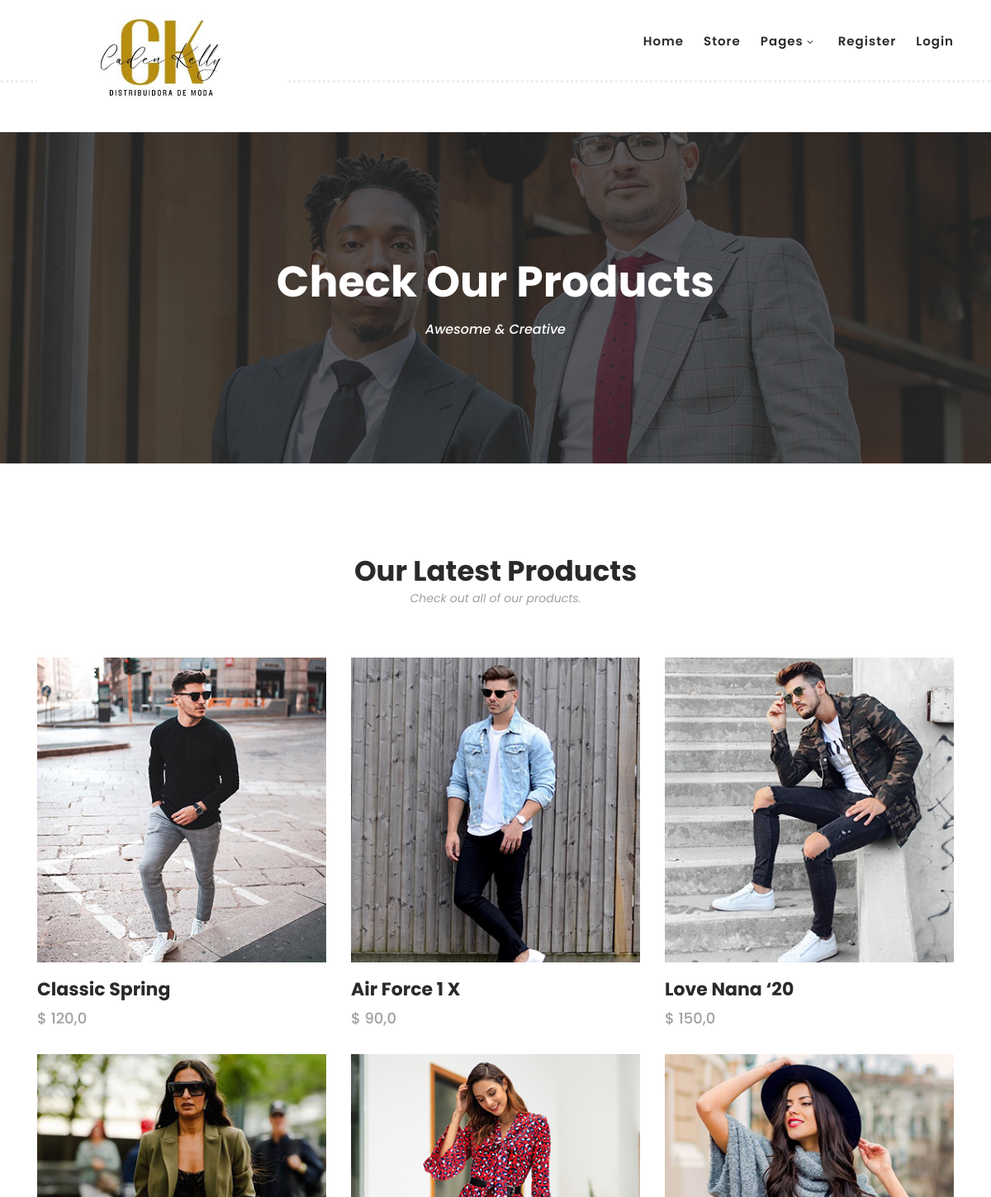
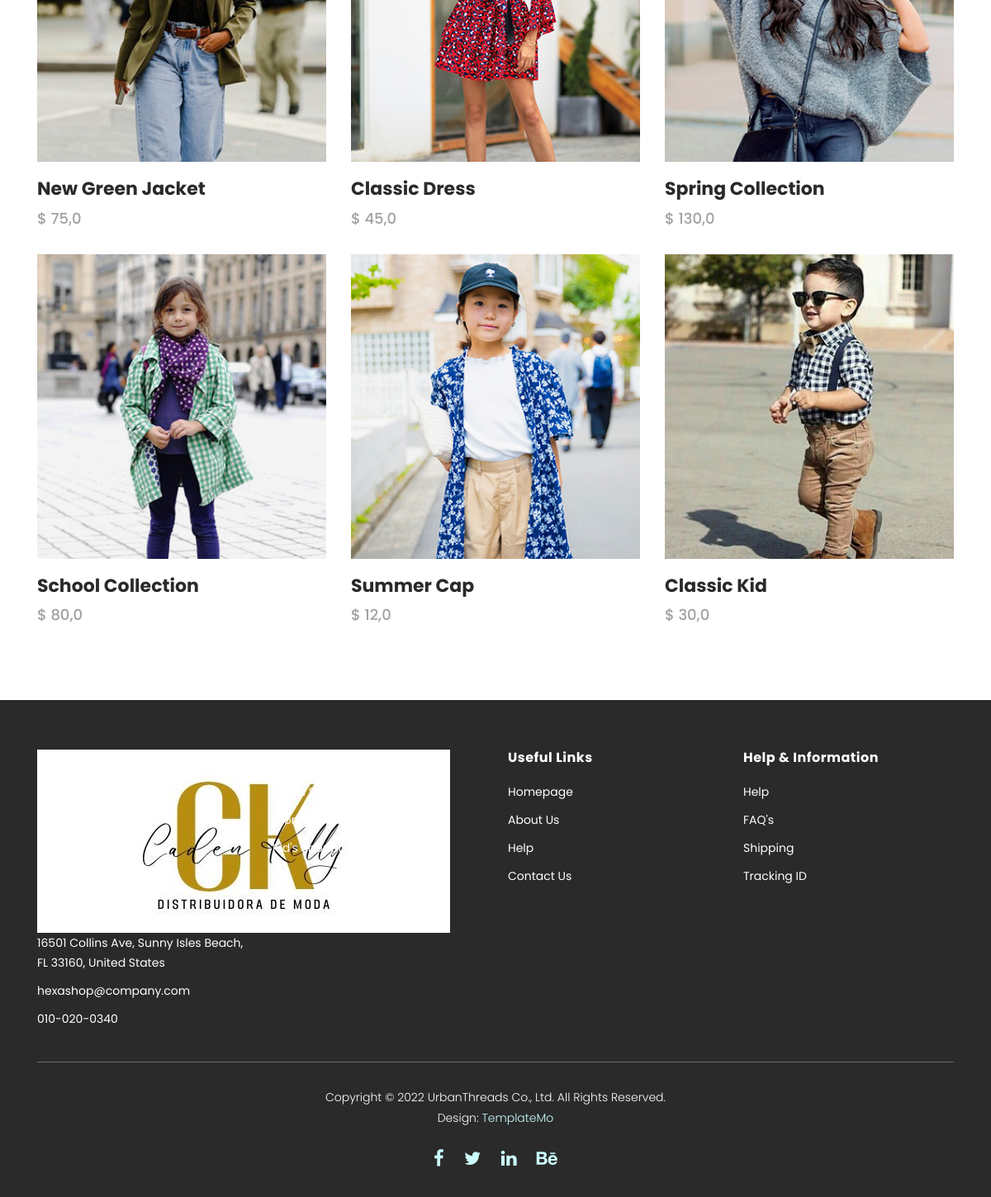
/store/, run on the app's committed database (2 pictures, top to bottom).
### store/models.py (models this page shows, shortened)
class Product(models.Model):
    name = models.CharField(max_length=50)
    categories = models.ForeignKey(Category, on_delete=models.CASCADE)
    image = models.ImageField(upload_to="store", null=True, blank=True)
    price = models.FloatField()
    stock = models.IntegerField(default=True)
    created = models.DateTimeField(auto_now_add=True)
    updated = models.DateTimeField(auto_now_add=True)

### store/views.py (the view)
# urls.py: path('',views.store, name="store"),
def store(request):
    products = Product.objects.all()
    return render(request, "store/store.html", {"products" : products})

### templates/store/store.html (shortened to what this page needs)
{% extends "base.html" %}
{% block main %}
    <div class="page-heading" id="top">
        <div class="container">
            <div class="row">
                <div class="col-lg-12">
                    <div class="inner-content">
                        <h2>Check Our Products</h2>
                        <span>Awesome &amp; Creative</span>
                    </div>
                </div>
            </div>
        </div>
    </div>
{% endblock %}
{% block content %}
    <section class="section" id="products">
        <div class="container">
            <div class="row">
                <div class="col-lg-12">
                    <div class="section-heading">
                        <h2>Our Latest Products</h2>
                        <span>Check out all of our products.</span>
                    </div>
                </div>
            </div>
        </div>
        <div class="container">
            <div class="row">
                {% for product in products %}
                    <div class="col-lg-4">
                        <div class="item">
                            <div class="thumb">
                                <img src="{{ product.image.url }}" alt="">
                            </div>
                            <div class="down-content">
                                <h4>{{ product.name }}</h4>
                                <span>$ {{ product.price }}</span>
                            </div>
                        </div>
                    </div>
                {% endfor %}
            </div>
        </div>
    </section>
{% endblock %}

### templates/base.html (shortened to what this page needs)
{% load static %}
<!DOCTYPE html>
<html lang="es">
    <head>
        <link rel="stylesheet" type="text/css" href="{% static 'css/bootstrap.min.css' %}">
        <link rel="stylesheet" type="text/css" href="{% static 'css/font-awesome.css' %}">
        <link rel="stylesheet" href="{% static 'css/templatemo-hexashop.css' %}">
        <link rel="stylesheet" href="{% static 'css/owl-carousel.css' %}">
        <link rel="stylesheet" href="{% static 'css/lightbox.css' %}">
        <link rel="stylesheet" href="{% static 'css/base1.css' %}">
    </head>
    <body>
        <header class="header-area header-sticky">
            <div class="container">
                <div class="row">
                    <div class="col-12">
                        <nav class="main-nav">
                            <a href="{% url 'home' %}" class="logo1">
                                <img src="{% static 'images/logo1.jpg' %}" class="logo1">
                            </a>
                            <ul class="nav">
                                <li class="scroll-to-section"><a href="{% url 'home' %}">Home</a></li>
                                <li class="scroll-to-section"><a href="{% url 'store' %}">Store</a></li>
                                <li class="submenu">
                                    <a href="javascript:;">Pages</a>
                                </li>
                                {% if user.is_authenticated %}
                                    <li class="scroll-to-section"><a>Hello! {{ user.username }}</a></li>
                                    <li class="scroll-to-section"><a href="{% url 'logout' %}">Logout</a></li>
                                    <li class="scroll-to-section"><a href="{% url 'cart:view_cart' %}">carro</li>
                                {% else %}
                                    <li class="scroll-to-section"><a href="{% url 'register' %}">Register</a></li>
                                    <li class="scroll-to-section"><a href="{% url 'login' %}">Login</a></li>
                                {% endif %}
                            </ul>
                        </nav>
                    </div>
                </div>
            </div>
        </header>
        {% block main %}{% endblock %}
        <div id="content">
            {% block content %}
            {% endblock %}
        </div>
        <footer>
            <div class="container">
                <div class="row">
                    <div class="col-lg-3">
                        <div class="first-item">
                            <div class="logo1">
                                <img src="{% static 'images/logo1.jpg' %}" alt="hexashop ecommerce templatemo">
                            </div>
                            <ul>
                                <li><a href="#">16501 Collins Ave, Sunny Isles Beach, FL 33160, United States</a></li>
                                <li><a href="#">hexashop@company.com</a></li>
                                <li><a href="#">010-020-0340</a></li>
                            </ul>
                        </div>
                    </div>
                    <div class="col-lg-3">
                        <h4>Shopping &amp; Categories</h4>
                        <ul>
                            <li><a href="#">Men’s Shopping</a></li>
                            <li><a href="#">Women’s Shopping</a></li>
                            <li><a href="#">Kid's Shopping</a></li>
                        </ul>
                    </div>
                    <div class="col-lg-3">
                        <h4>Useful Links</h4>
                        <ul>
                            <li><a href="#">Homepage</a></li>
                            <li><a href="#">About Us</a></li>
                            <li><a href="#">Help</a></li>
                            <li><a href="#">Contact Us</a></li>
                        </ul>
                    </div>
                    <div class="col-lg-3">
                        <h4>Help &amp; Information</h4>
                        <ul>
                            <li><a href="#">Help</a></li>
                            <li><a href="#">FAQ's</a></li>
                            <li><a href="#">Shipping</a></li>
                            <li><a href="#">Tracking ID</a></li>
                        </ul>
                    </div>
                    <div class="col-lg-12">
                        <div class="under-footer">
                            <p>Copyright © 2022 UrbanThreads Co., Ltd. All Rights Reserved.
                            <br>Design: <a href="https://templatemo.com" target="_parent" title="free css templates">TemplateMo</a></p>
                            <ul>
                                <li><a href="#"><i class="fa fa-facebook"></i></a></li>
                                <li><a href="#"><i class="fa fa-twitter"></i></a></li>
                                <li><a href="#"><i class="fa fa-linkedin"></i></a></li>
                                <li><a href="#"><i class="fa fa-behance"></i></a></li>
                            </ul>
                        </div>
                    </div>
                </div>
            </div>
        </footer>
    </body>
</html>

### static/css/base1.css (style rules this page uses)
.logo1 { width: 300px; height: auto; }

### data on the page
Product: image (picture), name "Classic Spring", price "120,0"
Product: image (picture), name "Air Force 1 X", price "90,0"
Product: image (picture), name "Love Nana ‘20", price "150,0"
Product: image (picture), name "New Green Jacket", price "75,0"
Product: image (picture), name "Classic Dress", price "45,0"
Product: image (picture), name "Spring Collection", price "130,0"
Product: image (picture), name "School Collection", price "80,0"
Product: image (picture), name "Summer Cap", price "12,0"
Product: image (picture), name "Classic Kid", price "30,0"
